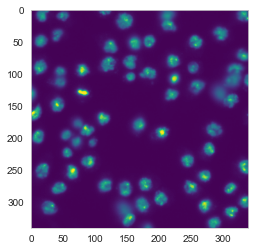
#> input picture data/BBBC007_20P1_POS0007_D_1UL.png, 255 x 251 px, given in place of BMP4blastocystC3-cropped_resampled_8bit.tif, which was not available
$ jupyter execute stackview.ipynb   (text cells are left out)
#> lines starting #> are read from the running program, lines starting #| are printed output that depends on the picture; pictures that were not available may be replaced by others from this repository, and a replacement may not be noted
[cell 1]
import stackview
from skimage.io import imread

[cell 2]
image = imread("../data/BMP4blastocystC3-cropped_resampled_8bit.tif")
#> image is the input picture: shape (251, 255, 4); mean R, G, B, A 112.4, 82.6, 136.3, 191.9

[cell 3]
stackview.insight(image)
#> (this line was passed over: stackview is not available in this run)

[cell 4]
stackview.slice(image, continuous_update=True)
#> (this line was passed over: stackview is not available in this run)

[cell 5]
stackview.picker(image, continuous_update=True)
#> (this line was passed over: stackview is not available in this run)

[cell 6]
stackview.orthogonal(image, continuous_update=True)
#> (this line was passed over: stackview is not available in this run)

[cell 7]
modified_image = image.max() - image
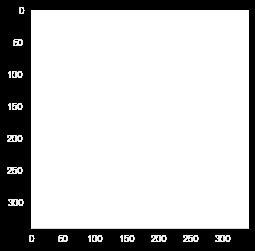
#> modified_image: shape (251, 255, 4); mean R, G, B, A 142.6, 172.4, 118.7, 63.1; transparent parts drawn white

[cell 8]
stackview.curtain(image, modified_image, continuous_update=True)
#> (this line was passed over: stackview is not available in this run)

[cell 9]
labels = image > 76
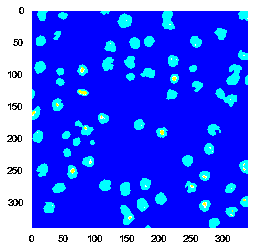
#> labels: shape (251, 255, 4) bool; mean R, G, B, A 0.257, 0.348, 0.983, 0.756; transparent parts drawn white

[cell 10]
stackview.curtain(image, labels, continuous_update=True)
#> (this line was passed over: stackview is not available in this run)

[cell 11]
stackview.curtain(image, labels, continuous_update=True, alpha=0.3)
#> (this line was passed over: stackview is not available in this run)

$ run again, on data/BBBC007_20P1_POS0010_D_1UL.png
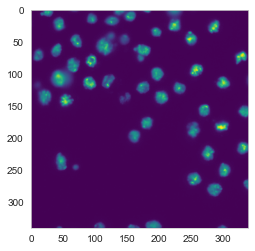
#> input picture data/BBBC007_20P1_POS0010_D_1UL.png, 255 x 251 px, given in place of BMP4blastocystC3-cropped_resampled_8bit.tif, which was not available
#> image is the input picture: shape (251, 255, 4); mean R, G, B, A 112.7, 75.5, 131.5, 191.9
#> `labels = image > 76`:
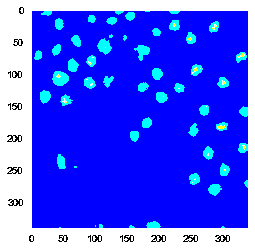
#> labels: shape (251, 255, 4) bool; mean R, G, B, A 0.256, 0.314, 0.984, 0.756; transparent parts drawn white
